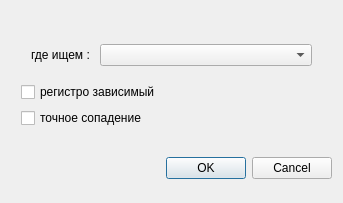
<?xml version="1.0" encoding="UTF-8"?>
<ui version="4.0">
 <class>find_Dlg</class>
 <widget class="QDialog" name="find_Dlg">
  <property name="geometry">
   <rect>
    <x>0</x>
    <y>0</y>
    <width>343</width>
    <height>203</height>
   </rect>
  </property>
  <property name="windowTitle">
   <string>поиск по полям таблицы</string>
  </property>
  <property name="windowIcon">
   <iconset resource="../../app/rrr.qrc">
    <normaloff>:/icon/img/btn-db/find-100x100.png</normaloff>:/icon/img/btn-db/find-100x100.png</iconset>
  </property>
  <layout class="QVBoxLayout" name="verticalLayout_2">
   <item>
    <layout class="QVBoxLayout" name="verticalLayout">
     <property name="margin">
      <number>10</number>
     </property>
     <item>
      <layout class="QHBoxLayout" name="horizontalLayout_2" stretch="0,1">
       <property name="margin">
        <number>10</number>
       </property>
       <item>
        <widget class="QLabel" name="label_2">
         <property name="text">
          <string>где ищем : </string>
         </property>
        </widget>
       </item>
       <item>
        <widget class="QComboBox" name="cmb_Fields"/>
       </item>
      </layout>
     </item>
     <item>
      <widget class="QCheckBox" name="chk_caseSensetive">
       <property name="text">
        <string>регистро зависимый</string>
       </property>
      </widget>
     </item>
     <item>
      <widget class="QCheckBox" name="chk_exactly">
       <property name="text">
        <string>точное сопадение</string>
       </property>
      </widget>
     </item>
    </layout>
   </item>
   <item>
    <widget class="QDialogButtonBox" name="buttonBox">
     <property name="orientation">
      <enum>Qt::Horizontal</enum>
     </property>
     <property name="standardButtons">
      <set>QDialogButtonBox::Cancel|QDialogButtonBox::Ok</set>
     </property>
    </widget>
   </item>
  </layout>
 </widget>
 <resources>
  <include location="../../app/rrr.qrc"/>
 </resources>
 <connections>
  <connection>
   <sender>buttonBox</sender>
   <signal>accepted()</signal>
   <receiver>find_Dlg</receiver>
   <slot>accept()</slot>
   <hints>
    <hint type="sourcelabel">
     <x>248</x>
     <y>254</y>
    </hint>
    <hint type="destinationlabel">
     <x>157</x>
     <y>274</y>
    </hint>
   </hints>
  </connection>
  <connection>
   <sender>buttonBox</sender>
   <signal>rejected()</signal>
   <receiver>find_Dlg</receiver>
   <slot>reject()</slot>
   <hints>
    <hint type="sourcelabel">
     <x>316</x>
     <y>260</y>
    </hint>
    <hint type="destinationlabel">
     <x>286</x>
     <y>274</y>
    </hint>
   </hints>
  </connection>
 </connections>
</ui>
